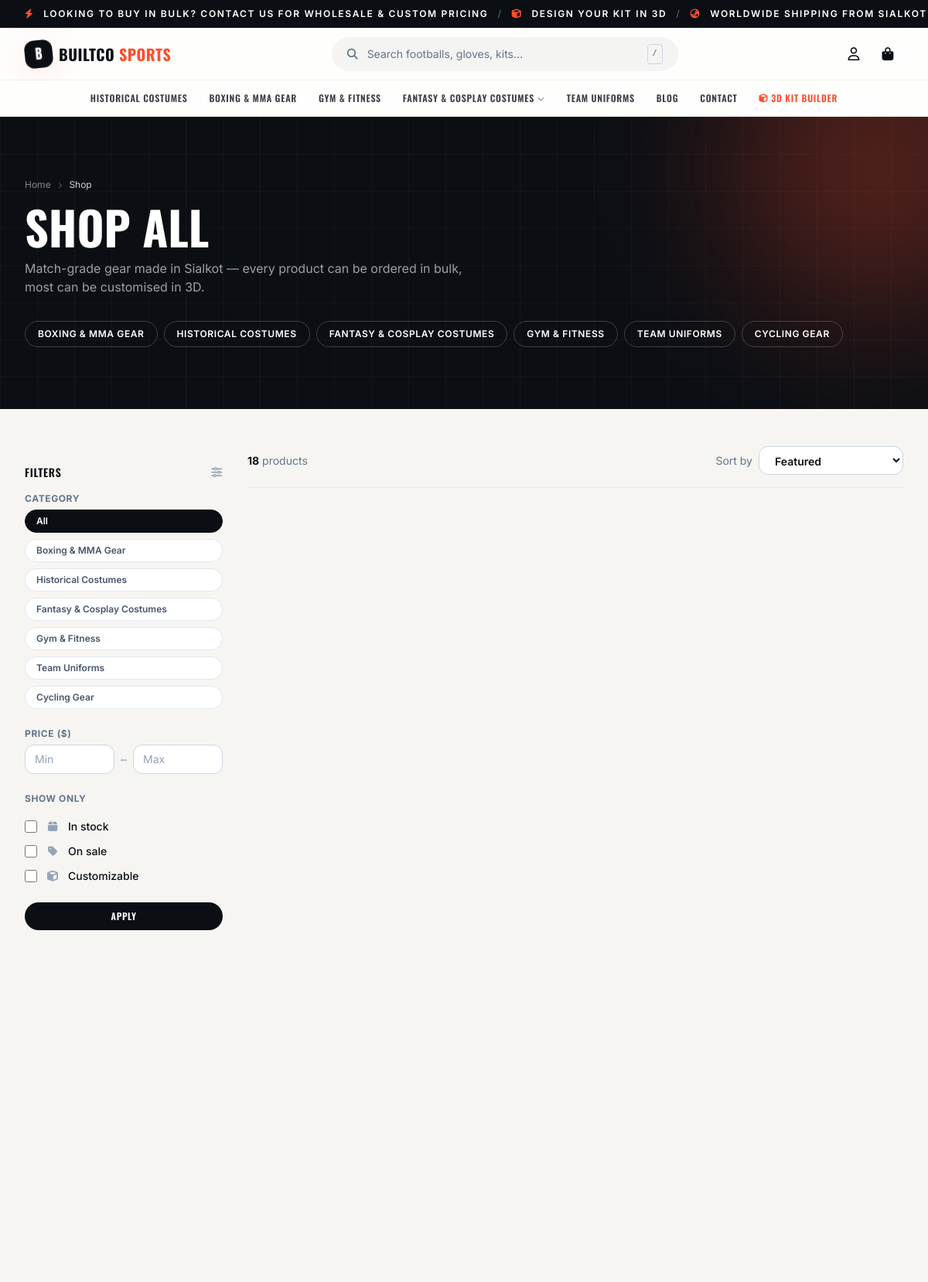
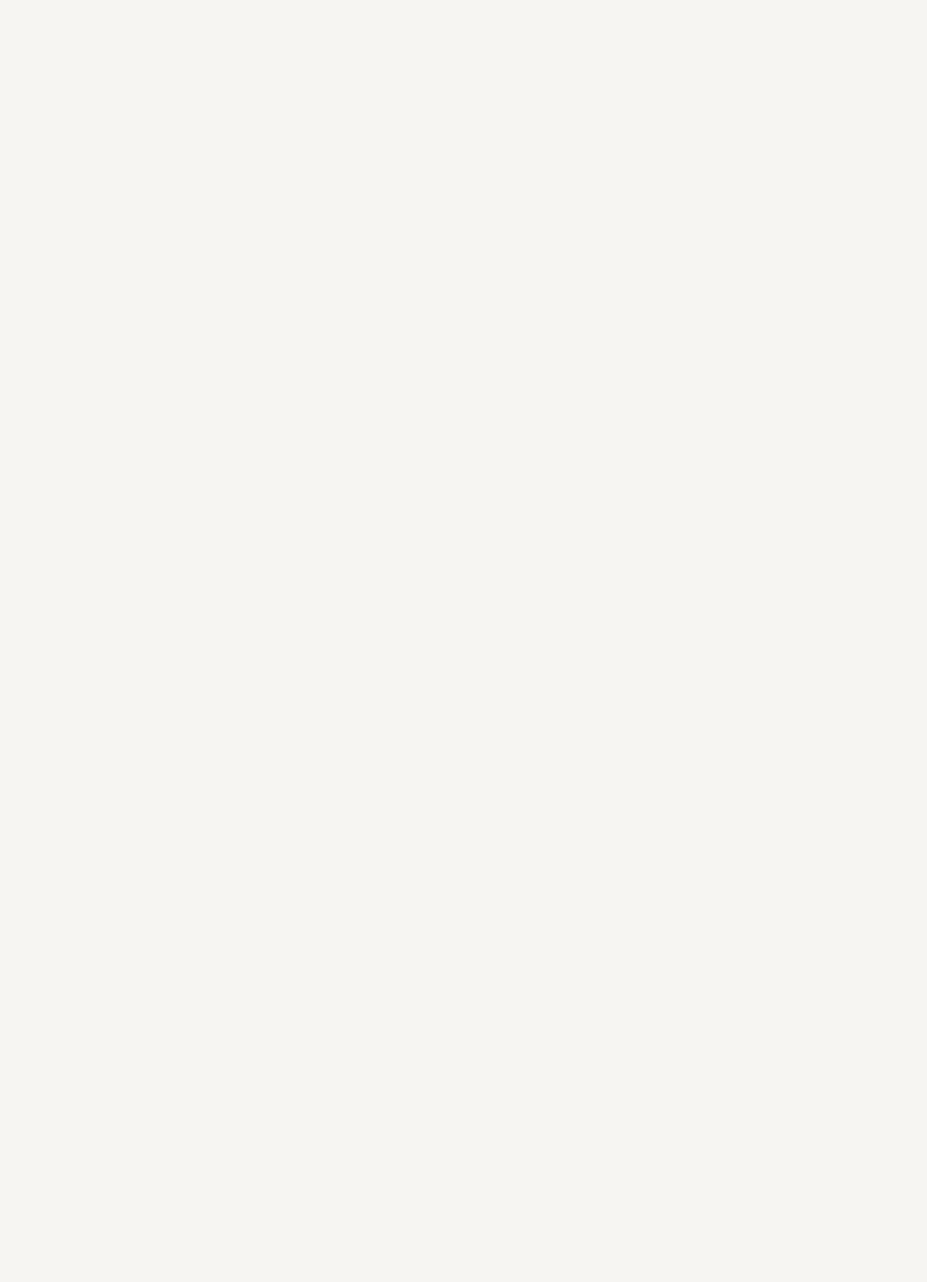
The page /shop.php (upper part) on the database its author committed (2 pictures, top to bottom).
### tables this page shows
CREATE TABLE `menu_items` (
  `id` int(11) NOT NULL,
  `parent_id` int(11) DEFAULT NULL,
  `label` varchar(100) NOT NULL,
  `link_type` enum('category','custom') NOT NULL DEFAULT 'custom',
  `category_id` int(11) DEFAULT NULL,
  `custom_url` varchar(500) DEFAULT NULL,
  `open_new_tab` tinyint(1) NOT NULL DEFAULT 0,
  `sort_order` int(11) NOT NULL DEFAULT 0,
  `status` enum('active','inactive') NOT NULL DEFAULT 'active',
  `created_at` timestamp NOT NULL DEFAULT current_timestamp()
);

CREATE TABLE `categories` (
  `id` int(11) NOT NULL,
  `name` varchar(150) NOT NULL,
  `slug` varchar(160) NOT NULL,
  `parent_id` int(11) DEFAULT NULL,
  `short_description` varchar(500) DEFAULT NULL,
  `description` text DEFAULT NULL COMMENT 'Long SEO content shown on category page',
  `image` varchar(500) DEFAULT NULL,
  `image_alt` varchar(255) DEFAULT NULL COMMENT 'alt attribute for category image (SEO)',
  `meta_title` varchar(70) DEFAULT NULL,
  `meta_description` varchar(160) DEFAULT NULL,
  `focus_keyword` varchar(150) DEFAULT NULL,
  `canonical_url` varchar(500) DEFAULT NULL COMMENT 'leave empty to use default category URL',
  `show_in_nav` tinyint(1) NOT NULL DEFAULT 1,
  `nav_order` int(11) NOT NULL DEFAULT 0,
  `status` enum('active','inactive') NOT NULL DEFAULT 'active',
  `created_at` timestamp NOT NULL DEFAULT current_timestamp(),
  `updated_at` timestamp NOT NULL DEFAULT current_timestamp() ON UPDATE current_timestamp()
);

CREATE TABLE `products` (
  `id` int(11) NOT NULL,
  `name` varchar(255) NOT NULL,
  `slug` varchar(255) NOT NULL,
  `sku` varchar(100) DEFAULT NULL,
  `category_id` int(11) DEFAULT NULL,
  `short_description` varchar(500) DEFAULT NULL,
  `description` longtext DEFAULT NULL,
  `tags` varchar(500) DEFAULT NULL,
  `status` enum('active','draft','archived') NOT NULL DEFAULT 'draft',
  `is_featured` tinyint(1) NOT NULL DEFAULT 0,
  `is_new_arrival` tinyint(1) NOT NULL DEFAULT 0,
  `is_coming_soon` tinyint(1) NOT NULL DEFAULT 0,
  `base_price` decimal(10,2) NOT NULL DEFAULT 0.00,
  `sale_price` decimal(10,2) DEFAULT NULL,
  `stock_quantity` int(11) NOT NULL DEFAULT 0,
  `views` int(11) NOT NULL DEFAULT 0,
  `track_stock` tinyint(1) NOT NULL DEFAULT 1,
  `weight_kg` decimal(10,3) DEFAULT NULL,
  `qty_price_rules` text DEFAULT NULL COMMENT 'JSON: [{"min_qty":10,"price":9.5}, ...]',
  `show_bulk_dm` tinyint(1) NOT NULL DEFAULT 1 COMMENT 'Show "Request Bulk Quote" CTA on product page',
  `is_customizable` tinyint(1) NOT NULL DEFAULT 1,
  `accepts_design_requests` tinyint(1) NOT NULL DEFAULT 0,
  `meta_title` varchar(70) DEFAULT NULL,
  `meta_description` varchar(160) DEFAULT NULL,
  `focus_keyword` varchar(150) DEFAULT NULL,
  `canonical_url` varchar(500) DEFAULT NULL,
  `created_at` timestamp NOT NULL DEFAULT current_timestamp(),
  `updated_at` timestamp NOT NULL DEFAULT current_timestamp() ON UPDATE current_timestamp()
);

### includes/site-header.php (shortened to what the rows shown need)
<?php
$menu             = get_menu_tree();
?>
<!DOCTYPE html>
<html lang="en" class="no-js">
<head>
<link rel="stylesheet" href="<?= asset_url('assets/vendor/fontawesome/css/all.min.css') ?>">
<link rel="stylesheet" href="<?= asset_url('assets/css/site.css') ?>">
</head>
<body class="font-sans antialiased <?= h($body_class ?? '') ?>">
<header class="site-header">
  <div class="site-header-nav hidden lg:block bg-white/85 backdrop-blur-xl border-b border-black/5">
  <nav class="container-x flex items-center justify-center flex-wrap gap-x-7" aria-label="Main">
        <?php foreach ($menu as $item): ?>
        <div class="nav-item relative">
          <a href="<?= h($item['url']) ?>" <?= $item['open_new_tab'] ? 'target="_blank" rel="noopener"' : '' ?> class="nav-link"<?= !empty($item['children']) ? ' aria-haspopup="true"' : '' ?>>
            <?= h($item['label']) ?>
            <?php if (!empty($item['children'])): ?><i class="fa-solid fa-chevron-down text-[9px] opacity-60"></i><?php endif; ?>
          </a>
        </div>
        <?php endforeach; ?>
      </nav>
  </div>
</header>

### shop.php (shortened to what the rows shown need)
<?php
require_once __DIR__ . '/includes/config.php';
require_once __DIR__ . '/includes/product-listing.php';
$f = listing_params();
$result = listing_query('', '', [], $f);
$categories = fetch_all("SELECT id, name, slug FROM categories WHERE parent_id IS NULL AND status='active' ORDER BY nav_order ASC, name ASC");
$base_url = url('shop');
$meta_title = 'Shop All Sports Equipment' . ($result['page'] > 1 ? ' — Page ' . $result['page'] : '') . ' | ' . setting('site_name');
include __DIR__ . '/includes/site-header.php';
?>
<main id="main">
  <section class="relative bg-ink text-white overflow-hidden">
    <div class="container-x relative py-14 sm:py-20">
      <h1 class="font-display font-bold uppercase text-4xl sm:text-6xl leading-none">Shop all</h1>
      <div class="flex flex-wrap gap-2 mt-8">
        <?php foreach ($categories as $c): ?><a href="<?= url('category/' . $c['slug']) ?>" class="rounded-full border border-white/20 px-4 py-2 text-xs font-semibold uppercase tracking-wider hover:bg-white hover:text-ink transition"><?= h($c['name']) ?></a><?php endforeach; ?>
      </div>
    </div>
  </section>
  <div class="container-x py-12"><?= render_listing($base_url, $f, $result, ['categories' => $categories]) ?></div>
</main>
<?php include __DIR__ . '/includes/site-footer.php'; ?>

### includes/product-listing.php (shortened to what the rows shown need)
<?php
function listing_is_filtered($f) {
    return $f['sort'] !== 'featured' || $f['min'] !== null || $f['max'] !== null || $f['instock'] || $f['sale'] || $f['custom'] || $f['cat'];
}
function listing_query($base_where, $types, $params, $f) {
    $where = ["p.status='active'"];
    $price = 'COALESCE(p.sale_price, p.base_price)';
    $order = [
        'featured'   => 'p.is_featured DESC, p.created_at DESC',
        'newest'     => 'p.created_at DESC',
        'price_asc'  => "$price ASC",
        'price_desc' => "$price DESC",
        'popular'    => 'p.views DESC',
        'name'       => 'p.name ASC',
    ][$f['sort']];
    $sql_where = implode(' AND ', $where);
    $total = (int)(fetch_one("SELECT COUNT(*) c FROM products p WHERE $sql_where", $types, ...$params)['c'] ?? 0);
    $pages = max(1, (int)ceil($total / LISTING_PER_PAGE));
    $page = min($f['page'], $pages);
    $offset = ($page - 1) * LISTING_PER_PAGE;
    $items = fetch_all("SELECT p.* FROM products p WHERE $sql_where ORDER BY $order LIMIT " . LISTING_PER_PAGE . " OFFSET $offset", $types, ...$params);
    return ['items' => $items, 'total' => $total, 'pages' => $pages, 'page' => $page];
}
function render_listing($base_url, $f, $result, $opts = []) {
    $sorts = ['featured' => 'Featured', 'newest' => 'Newest', 'popular' => 'Most popular', 'price_asc' => 'Price: low to high', 'price_desc' => 'Price: high to low', 'name' => 'Name A–Z'];
    $categories = $opts['categories'] ?? [];
    ob_start(); ?>
    <div class="flex flex-col lg:flex-row gap-8" id="listing">
      <aside class="lg:w-64 shrink-0">
        <form method="GET" action="<?= h($base_url) ?>" class="lg:sticky lg:top-40 space-y-6" id="filterForm">
          <details class="group lg:open" open>
            <?php if ($categories): ?>
            <fieldset class="mb-6">
              <div class="flex flex-wrap lg:flex-col gap-2">
                <label class="chip cursor-pointer <?= !$f['cat'] ? 'is-active' : '' ?>"><input type="radio" name="cat" value="" class="sr-only" <?= !$f['cat'] ? 'checked' : '' ?> onchange="this.form.submit()">All</label>
                <?php foreach ($categories as $c): ?>
                <label class="chip cursor-pointer <?= $f['cat'] === (int)$c['id'] ? 'is-active' : '' ?>"><?= h($c['name']) ?></label>
                <?php endforeach; ?>
              </div>
            </fieldset>
            <?php endif; ?>
          </details>
        </form>
      </aside>
      <div class="flex-1 min-w-0">
        <div class="flex flex-wrap items-center justify-between gap-3 mb-6 pb-4 border-b border-black/5">
          <p class="text-sm text-slate-500"><strong class="text-ink"><?= number_format($result['total']) ?></strong> product<?= $result['total'] === 1 ? '' : 's' ?></p>
        </div>
      </div>
    </div>
    <?php return ob_get_clean();
}

### rows shown on the page
menu_items: label "HISTORICAL COSTUMES"
menu_items: label "BOXING & MMA GEAR"
menu_items: label "GYM & FITNESS"
menu_items: label "FANTASY & COSPLAY COSTUMES"
menu_items: label "TEAM UNIFORMS"
menu_items: label "BLOG"
menu_items: label "CONTACT"
categories: name "BOXING & MMA GEAR", name "Boxing & MMA Gear"
categories: name "HISTORICAL COSTUMES", name "Historical Costumes"
categories: name "FANTASY & COSPLAY COSTUMES", name "Fantasy & Cosplay Costumes"
categories: name "GYM & FITNESS", name "Gym & Fitness"
categories: name "TEAM UNIFORMS", name "Team Uniforms"
categories: name "CYCLING GEAR", name "Cycling Gear"
products: id "18"

### other values the page prints
substr($site_name, 0, 1) "B"
implode(' ', $name_words) "BUILTCO"
$last_word "SPORTS"
$cur "$"
$lbl "In stock"
$lbl "On sale"
$lbl "Customizable"
form field value "Featured"
